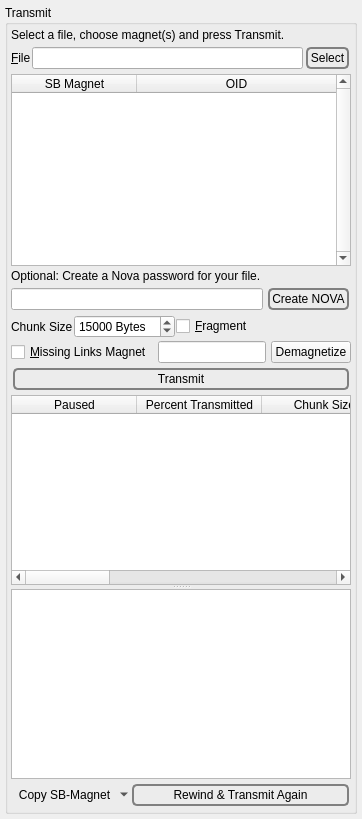
              <widget class="QWidget" name="tab_SB_Upload">
               <attribute name="icon">
                <iconset resource="../Icons/icons.qrc">
                 <normaloff>:/nuvola/up.png</normaloff>:/nuvola/up.png</iconset>
               </attribute>
               <attribute name="title">
                <string>&amp;Uploaded</string>
               </attribute>
               <layout class="QVBoxLayout" name="verticalLayout_46">
                <property name="spacing">
                 <number>5</number>
                </property>
                <property name="leftMargin">
                 <number>5</number>
                </property>
                <property name="topMargin">
                 <number>5</number>
                </property>
                <property name="rightMargin">
                 <number>5</number>
                </property>
                <property name="bottomMargin">
                 <number>5</number>
                </property>
                <item>
                 <widget class="QGroupBox" name="groupBox_9">
                  <property name="title">
                   <string>Transmit</string>
                  </property>
                  <layout class="QVBoxLayout" name="verticalLayout_56">
                   <property name="spacing">
                    <number>3</number>
                   </property>
                   <property name="leftMargin">
                    <number>3</number>
                   </property>
                   <property name="topMargin">
                    <number>3</number>
                   </property>
                   <property name="rightMargin">
                    <number>3</number>
                   </property>
                   <property name="bottomMargin">
                    <number>3</number>
                   </property>
                   <item>
                    <widget class="QLabel" name="label_91">
                     <property name="text">
                      <string>Select a file, choose magnet(s) and press Transmit.</string>
                     </property>
                    </widget>
                   </item>
                   <item>
                    <layout class="QHBoxLayout" name="horizontalLayout_44">
                     <property name="spacing">
                      <number>1</number>
                     </property>
                     <item>
                      <widget class="QLabel" name="label_53">
                       <property name="text">
                        <string>&amp;File</string>
                       </property>
                       <property name="buddy">
                        <cstring>transmittedFile</cstring>
                       </property>
                      </widget>
                     </item>
                     <item>
                      <widget class="QLineEdit" name="transmittedFile"/>
                     </item>
                     <item>
                      <widget class="QPushButton" name="etpSelectFile">
                       <property name="toolTip">
                        <string>Select a file.</string>
                       </property>
                       <property name="styleSheet">
                        <string notr="true">QPushButton {
 border: 2px solid gray;
 background-color: qlineargradient(x1: 0, y1: 0, x2: 0, y2: 1,
                                   stop: 0 #E0E0E0, stop: 1 #FFFFFF);
 border-radius: 5px;
 margin: 2px;
 padding: 2px;
 }


QPushButton:hover { 
background-color: qlineargradient(x1: 0, y1: 0, x2: 0, y2: 1,
                                   stop: 0 rgb(254,229,172), stop: 1 #FFFFFF);
background-position: top center; } 

QPushButton:pressed {
     background-color: darkgrey;
     border-style: inset;
 }</string>
                       </property>
                       <property name="text">
                        <string>Select</string>
                       </property>
                      </widget>
                     </item>
                    </layout>
                   </item>
                   <item>
                    <widget class="QTableWidget" name="addTransmittedMagnets">
                     <property name="toolTip">
                      <string>Available magnets.</string>
                     </property>
                     <property name="verticalScrollBarPolicy">
                      <enum>Qt::ScrollBarAlwaysOn</enum>
                     </property>
                     <property name="alternatingRowColors">
                      <bool>true</bool>
                     </property>
                     <property name="selectionMode">
                      <enum>QAbstractItemView::SingleSelection</enum>
                     </property>
                     <property name="horizontalScrollMode">
                      <enum>QAbstractItemView::ScrollPerPixel</enum>
                     </property>
                     <property name="sortingEnabled">
                      <bool>true</bool>
                     </property>
                     <attribute name="horizontalHeaderDefaultSectionSize">
                      <number>125</number>
                     </attribute>
                     <attribute name="horizontalHeaderMinimumSectionSize">
                      <number>125</number>
                     </attribute>
                     <attribute name="horizontalHeaderStretchLastSection">
                      <bool>true</bool>
                     </attribute>
                     <column>
                      <property name="text">
                       <string>SB Magnet</string>
                      </property>
                     </column>
                     <column>
                      <property name="text">
                       <string>OID</string>
                      </property>
                     </column>
                    </widget>
                   </item>
                   <item>
                    <widget class="QLabel" name="label_126">
                     <property name="text">
                      <string>Optional: Create a Nova password for your file.</string>
                     </property>
                    </widget>
                   </item>
                   <item>
                    <layout class="QHBoxLayout" name="horizontalLayout_68">
                     <property name="spacing">
                      <number>3</number>
                     </property>
                     <property name="topMargin">
                      <number>0</number>
                     </property>
                     <property name="rightMargin">
                      <number>0</number>
                     </property>
                     <item>
                      <widget class="QLineEdit" name="transmitNova"/>
                     </item>
                     <item>
                      <widget class="QPushButton" name="generateNova">
                       <property name="toolTip">
                        <string>&lt;html&gt;&lt;head/&gt;&lt;body&gt;&lt;p&gt;Bundle each pulse with an additional layer of AES-256 encryption. Do remember to notify all recipients of the keys that you created for this transfer magnet.&lt;/p&gt;&lt;/body&gt;&lt;/html&gt;</string>
                       </property>
                       <property name="styleSheet">
                        <string notr="true">QPushButton {
 border: 2px solid gray;
 background-color: qlineargradient(x1: 0, y1: 0, x2: 0, y2: 1,
                                   stop: 0 #E0E0E0, stop: 1 #FFFFFF);
 border-radius: 5px;
 margin: 2px;
 padding: 2px;
 }


QPushButton:hover { 
background-color: qlineargradient(x1: 0, y1: 0, x2: 0, y2: 1,
                                   stop: 0 rgb(254,229,172), stop: 1 #FFFFFF);
background-position: top center; } 

QPushButton:pressed {
     background-color: darkgrey;
     border-style: inset;
 }</string>
                       </property>
                       <property name="text">
                        <string>Create NOVA</string>
                       </property>
                      </widget>
                     </item>
                    </layout>
                   </item>
                   <item>
                    <layout class="QHBoxLayout" name="horizontalLayout_69">
                     <property name="spacing">
                      <number>1</number>
                     </property>
                     <property name="topMargin">
                      <number>0</number>
                     </property>
                     <item>
                      <widget class="QLabel" name="label_54">
                       <property name="text">
                        <string>Chunk Size</string>
                       </property>
                       <property name="buddy">
                        <cstring>pulseSize</cstring>
                       </property>
                      </widget>
                     </item>
                     <item>
                      <widget class="QSpinBox" name="pulseSize">
                       <property name="suffix">
                        <string> Bytes</string>
                       </property>
                       <property name="minimum">
                        <number>1024</number>
                       </property>
                       <property name="maximum">
                        <number>999999999</number>
                       </property>
                       <property name="value">
                        <number>15000</number>
                       </property>
                      </widget>
                     </item>
                     <item>
                      <widget class="QCheckBox" name="fragment_starbeam">
                       <property name="text">
                        <string>&amp;Fragment</string>
                       </property>
                      </widget>
                     </item>
                     <item>
                      <spacer name="horizontalSpacer_8">
                       <property name="orientation">
                        <enum>Qt::Horizontal</enum>
                       </property>
                       <property name="sizeHint" stdset="0">
                        <size>
                         <width>1</width>
                         <height>1</height>
                        </size>
                       </property>
                      </spacer>
                     </item>
                    </layout>
                   </item>
                   <item>
                    <layout class="QHBoxLayout" name="horizontalLayout_74">
                     <property name="spacing">
                      <number>5</number>
                     </property>
                     <item>
                      <widget class="QCheckBox" name="missingLinksCheckBox">
                       <property name="sizePolicy">
                        <sizepolicy hsizetype="Minimum" vsizetype="Preferred">
                         <horstretch>0</horstretch>
                         <verstretch>0</verstretch>
                        </sizepolicy>
                       </property>
                       <property name="toolTip">
                        <string>&lt;html&gt;&lt;head/&gt;&lt;body&gt;&lt;p&gt;Tools: StarBeam Analyzer. It allows to check if you received all links for a mosaic. If not, send your friend the &amp;quot;missing links magnet&amp;quot; and they will transfer only the missing links of the file. The hash comparison with your friend allows you to check if you have the same file.&lt;/p&gt;&lt;/body&gt;&lt;/html&gt;</string>
                       </property>
                       <property name="text">
                        <string>&amp;Missing Links Magnet</string>
                       </property>
                      </widget>
                     </item>
                     <item>
                      <widget class="QLineEdit" name="missingLinks"/>
                     </item>
                     <item>
                      <widget class="QPushButton" name="demagnetizeMissingLinks">
                       <property name="text">
                        <string>Demagnetize</string>
                       </property>
                      </widget>
                     </item>
                    </layout>
                   </item>
                   <item>
                    <widget class="QPushButton" name="transmit">
                     <property name="styleSheet">
                      <string notr="true">QPushButton {
 border: 2px solid gray;
 background-color: qlineargradient(x1: 0, y1: 0, x2: 0, y2: 1,
                                   stop: 0 #E0E0E0, stop: 1 #FFFFFF);
 border-radius: 5px;
 margin: 2px;
 padding: 2px;
 }


QPushButton:hover { 
background-color: qlineargradient(x1: 0, y1: 0, x2: 0, y2: 1,
                                   stop: 0 rgb(254,229,172), stop: 1 #FFFFFF);
background-position: top center; } 

QPushButton:pressed {
     background-color: darkgrey;
     border-style: inset;
 }</string>
                     </property>
                     <property name="text">
                      <string>Transmit</string>
                     </property>
                     <property name="icon">
                      <iconset resource="../Icons/icons.qrc">
                       <normaloff>:/nuvola/up.png</normaloff>:/nuvola/up.png</iconset>
                     </property>
                     <property name="iconSize">
                      <size>
                       <width>40</width>
                       <height>40</height>
                      </size>
                     </property>
                    </widget>
                   </item>
                   <item>
                    <widget class="QSplitter" name="txmSplitter">
                     <property name="orientation">
                      <enum>Qt::Vertical</enum>
                     </property>
                     <widget class="QTableWidget" name="transmitted">
                      <property name="toolTip">
                       <string>&lt;html&gt;&lt;head/&gt;&lt;body&gt;&lt;p&gt;Uploads. Please uncheck &amp;quot;paused&amp;quot; after you have copied and sent the magnet(s) to your receiving friend(s).&lt;/p&gt;&lt;/body&gt;&lt;/html&gt;</string>
                      </property>
                      <property name="verticalScrollBarPolicy">
                       <enum>Qt::ScrollBarAsNeeded</enum>
                      </property>
                      <property name="alternatingRowColors">
                       <bool>true</bool>
                      </property>
                      <property name="selectionMode">
                       <enum>QAbstractItemView::SingleSelection</enum>
                      </property>
                      <property name="selectionBehavior">
                       <enum>QAbstractItemView::SelectRows</enum>
                      </property>
                      <property name="horizontalScrollMode">
                       <enum>QAbstractItemView::ScrollPerPixel</enum>
                      </property>
                      <property name="sortingEnabled">
                       <bool>true</bool>
                      </property>
                      <attribute name="horizontalHeaderDefaultSectionSize">
                       <number>125</number>
                      </attribute>
                      <attribute name="horizontalHeaderMinimumSectionSize">
                       <number>25</number>
                      </attribute>
                      <attribute name="horizontalHeaderStretchLastSection">
                       <bool>true</bool>
                      </attribute>
                      <column>
                       <property name="text">
                        <string>Paused</string>
                       </property>
                      </column>
                      <column>
                       <property name="text">
                        <string>Percent Transmitted</string>
                       </property>
                      </column>
                      <column>
                       <property name="text">
                        <string>Chunk Size</string>
                       </property>
                      </column>
                      <column>
                       <property name="text">
                        <string>Total Size</string>
                       </property>
                      </column>
                      <column>
                       <property name="text">
                        <string>Status</string>
                       </property>
                      </column>
                      <column>
                       <property name="text">
                        <string>File</string>
                       </property>
                      </column>
                      <column>
                       <property name="text">
                        <string>Mosaic</string>
                       </property>
                      </column>
                      <column>
                       <property name="text">
                        <string>SHA-1 Hash</string>
                       </property>
                      </column>
                      <column>
                       <property name="text">
                        <string>Read Interval</string>
                       </property>
                      </column>
                      <column>
                       <property name="text">
                        <string>OID</string>
                       </property>
                      </column>
                     </widget>
                     <widget class="QListWidget" name="transmittedMagnets">
                      <property name="tabKeyNavigation">
                       <bool>true</bool>
                      </property>
                      <property name="selectionMode">
                       <enum>QAbstractItemView::SingleSelection</enum>
                      </property>
                      <property name="selectionBehavior">
                       <enum>QAbstractItemView::SelectRows</enum>
                      </property>
                      <property name="horizontalScrollMode">
                       <enum>QAbstractItemView::ScrollPerPixel</enum>
                      </property>
                      <property name="wordWrap">
                       <bool>false</bool>
                      </property>
                     </widget>
                    </widget>
                   </item>
                   <item>
                    <layout class="QHBoxLayout" name="horizontalLayout_72">
                     <property name="spacing">
                      <number>0</number>
                     </property>
                     <property name="leftMargin">
                      <number>0</number>
                     </property>
                     <property name="topMargin">
                      <number>0</number>
                     </property>
                     <item>
                      <widget class="QToolButton" name="transmittedActionMenu">
                       <property name="toolTip">
                        <string>Right-mouse context menu as a button for tablets.</string>
                       </property>
                       <property name="styleSheet">
                        <string notr="true">QPushButton {
 border: 2px solid gray;
 background-color: qlineargradient(x1: 0, y1: 0, x2: 0, y2: 1,
                                   stop: 0 #E0E0E0, stop: 1 #FFFFFF);
 border-radius: 5px;
 margin: 2px;
 padding: 2px;
 }


QPushButton:hover { 
background-color: qlineargradient(x1: 0, y1: 0, x2: 0, y2: 1,
                                   stop: 0 rgb(254,229,172), stop: 1 #FFFFFF);
background-position: top center; } 

QPushButton:pressed {
     background-color: darkgrey;
     border-style: inset;
 }</string>
                       </property>
                       <property name="text">
                        <string>Copy SB-Magnet</string>
                       </property>
                       <property name="icon">
                        <iconset resource="../Icons/icons.qrc">
                         <normaloff>:/generic/menu.png</normaloff>:/generic/menu.png</iconset>
                       </property>
                       <property name="popupMode">
                        <enum>QToolButton::MenuButtonPopup</enum>
                       </property>
                       <property name="autoRaise">
                        <bool>true</bool>
                       </property>
                      </widget>
                     </item>
                     <item>
                      <widget class="QPushButton" name="rewind">
                       <property name="styleSheet">
                        <string notr="true">QPushButton {
 border: 2px solid gray;
 background-color: qlineargradient(x1: 0, y1: 0, x2: 0, y2: 1,
                                   stop: 0 #E0E0E0, stop: 1 #FFFFFF);
 border-radius: 5px;
 margin: 2px;
 padding: 2px;
 }


QPushButton:hover { 
background-color: qlineargradient(x1: 0, y1: 0, x2: 0, y2: 1,
                                   stop: 0 rgb(254,229,172), stop: 1 #FFFFFF);
background-position: top center; } 

QPushButton:pressed {
     background-color: darkgrey;
     border-style: inset;
 }</string>
                       </property>
                       <property name="text">
                        <string>Rewind &amp;&amp; Transmit Again</string>
                       </property>
                       <property name="icon">
                        <iconset resource="../Icons/icons.qrc">
                         <normaloff>:/nuvola/refresh.png</normaloff>:/nuvola/refresh.png</iconset>
                       </property>
                      </widget>
                     </item>
                    </layout>
                   </item>
                  </layout>
                 </widget>
                </item>
               </layout>
              </widget>
